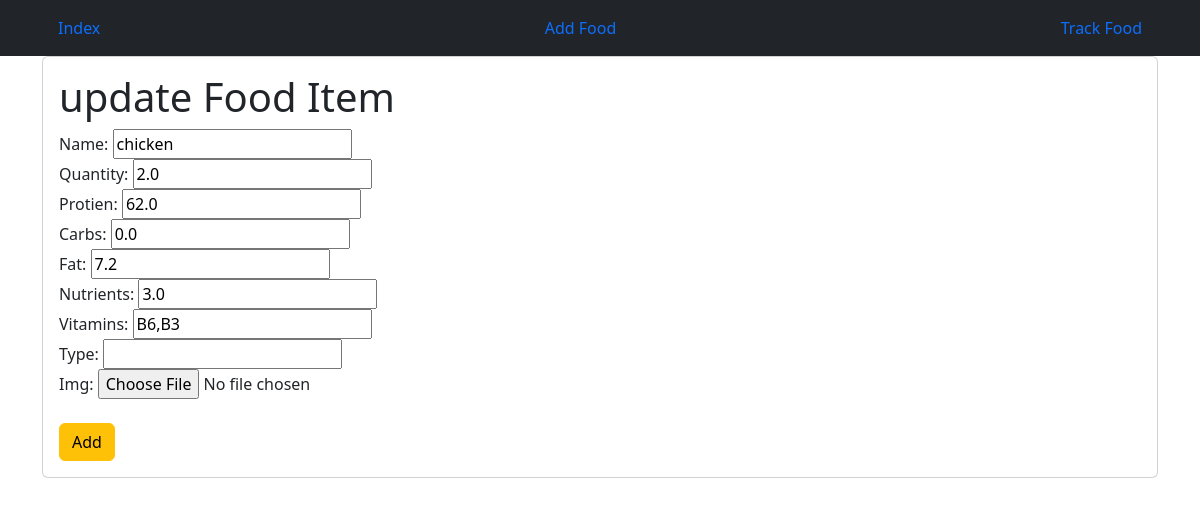
Page /update/10 on the committed database.
### calapp/models.py (models this page shows, shortened)
class finalmodel(models.Model):
    name=models.CharField( max_length=50)
    quantity= models.FloatField()
    protien=models.FloatField()
    carbs=models.FloatField()
    fat=models.FloatField()
    nutrients=models.FloatField()
    vitamins= models.CharField(max_length=50)

### calapp/views.py (the view)
# urls.py: path('update/<int:pk>',views.upd,name='upd')
def upd(request,pk):
    res = finalmodel.objects.get(id=pk)
    if request.method=='POST':
        form7 = addcalform(request.POST,instance=res)
        if form7.is_valid():
            form7.save()
    res = finalmodel.objects.get(id=pk)
    form7 = addcalform(instance=res)
    return render(request,'up.html',{'form7':form7})

### calapp/forms.py
class addcalform(forms.ModelForm):
    class Meta:
        model=calmodel
        fields="__all__"

### templates/up.html (shortened to what this page needs)
{% extends 'base.html' %}
{% block content %}
    <div class="container">
        <div class="jumbotron">
            <div class="card card-body">
              <h1>update Food Item</h1>
              <form action="" method="POST">
                  {{ form7 }}
                  <br>
                  <input type="submit" value="Add" class="btn btn-warning">
              </form>
            </div>
        </div>
    </div>
{% endblock %}

### rows in the picture
finalmodel: name "chicken", quantity "2.0", protien "62.0", carbs "0.0", fat "7.2", nutrients "3.0", vitamins "B6,B3"
